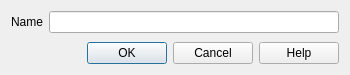
<?xml version="1.0" encoding="UTF-8"?>
<ui version="4.0">
 <class>swGroupDialog</class>
 <widget class="QDialog" name="swGroupDialog">
  <property name="whatsThis">
   <string>&lt;p&gt;&lt;b&gt;Group Pieces&lt;/b&gt;&lt;/p&gt;&lt;p&gt;Name a new group for the selected pieces so you can select and move them together. Choose OK to create it, or Cancel to leave the groups unchanged.&lt;/p&gt;</string>
  </property>
  <property name="geometry">
   <rect>
    <x>0</x>
    <y>0</y>
    <width>350</width>
    <height>75</height>
   </rect>
  </property>
  <property name="windowTitle">
   <string>Group</string>
  </property>
  <layout class="QVBoxLayout" name="verticalLayout">
   <item>
    <layout class="QFormLayout" name="formLayout">
     <item row="1" column="0">
      <widget class="QLabel" name="label">
       <property name="toolTip">
        <string>Enter a unique, nonempty name for the new group.</string>
       </property>
       <property name="whatsThis">
        <string>&lt;p&gt;&lt;b&gt;Group Name&lt;/b&gt;&lt;/p&gt;&lt;p&gt;Choose a name that is not already used by another group in this model. The new group contains the selected pieces and their existing groups.&lt;/p&gt;</string>
       </property>
       <property name="text">
        <string>Name</string>
       </property>
       <property name="buddy">
        <cstring>name</cstring>
       </property>
      </widget>
     </item>
     <item row="1" column="1">
      <widget class="QLineEdit" name="name">
       <property name="toolTip">
        <string>Enter a unique, nonempty name for the new group.</string>
       </property>
       <property name="whatsThis">
        <string>&lt;p&gt;&lt;b&gt;Group Name&lt;/b&gt;&lt;/p&gt;&lt;p&gt;Choose a name that is not already used by another group in this model. The new group contains the selected pieces and their existing groups.&lt;/p&gt;</string>
       </property>
      </widget>
     </item>
    </layout>
   </item>
   <item>
    <widget class="QDialogButtonBox" name="buttonBox">
     <property name="orientation">
      <enum>Qt::Horizontal</enum>
     </property>
     <property name="standardButtons">
      <set>QDialogButtonBox::Cancel|QDialogButtonBox::Help|QDialogButtonBox::Ok</set>
     </property>
    </widget>
   </item>
  </layout>
 </widget>
 <resources/>
 <connections>
  <connection>
   <sender>buttonBox</sender>
   <signal>accepted()</signal>
   <receiver>swGroupDialog</receiver>
   <slot>accept()</slot>
   <hints>
    <hint type="sourcelabel">
     <x>248</x>
     <y>254</y>
    </hint>
    <hint type="destinationlabel">
     <x>157</x>
     <y>274</y>
    </hint>
   </hints>
  </connection>
  <connection>
   <sender>buttonBox</sender>
   <signal>rejected()</signal>
   <receiver>swGroupDialog</receiver>
   <slot>reject()</slot>
   <hints>
    <hint type="sourcelabel">
     <x>316</x>
     <y>260</y>
    </hint>
    <hint type="destinationlabel">
     <x>286</x>
     <y>274</y>
    </hint>
   </hints>
  </connection>
 </connections>
</ui>
